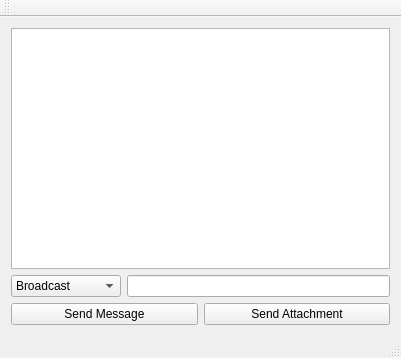
<ui version="4.0">
 <author/>
 <comment/>
 <exportmacro/>
 <class>Server</class>
 <widget name="Server" class="QMainWindow">
  <property name="geometry">
   <rect>
    <x>0</x>
    <y>0</y>
    <width>401</width>
    <height>358</height>
   </rect>
  </property>
  <property name="windowTitle">
   <string>QTCPServer</string>
  </property>
  <property name="styleSheet">
   <string notr="true"/>
  </property>
  <widget class="QWidget" name="centralWidget">
   <layout class="QGridLayout" name="gridLayout">
    <item row="0" column="0">
     <widget class="QTextBrowser" name="textBrowser_receivedMessages">
      <property name="styleSheet">
       <string notr="true"/>
      </property>
     </widget>
    </item>
    <item row="1" column="0">
     <layout class="QGridLayout" name="gridLayout_2">
      <item row="1" column="0">
       <widget class="QPushButton" name="pushButton_sendMessage">
        <property name="minimumSize">
         <size>
          <width>0</width>
          <height>0</height>
         </size>
        </property>
        <property name="styleSheet">
         <string notr="true"/>
        </property>
        <property name="text">
         <string>Send Message</string>
        </property>
       </widget>
      </item>
      <item row="1" column="1">
       <widget class="QPushButton" name="pushButton_sendAttachment">
        <property name="styleSheet">
         <string notr="true"/>
        </property>
        <property name="text">
         <string>Send Attachment</string>
        </property>
        <property name="flat">
         <bool>false</bool>
        </property>
       </widget>
      </item>
      <item row="0" column="0" colspan="2">
       <layout class="QHBoxLayout" name="horizontalLayout">
        <item>
         <widget class="QComboBox" name="comboBox_receiver">
          <property name="minimumSize">
           <size>
            <width>110</width>
            <height>0</height>
           </size>
          </property>
          <item>
           <property name="text">
            <string>Broadcast</string>
           </property>
          </item>
         </widget>
        </item>
        <item>
         <widget class="QLineEdit" name="lineEdit_message">
          <property name="minimumSize">
           <size>
            <width>150</width>
            <height>0</height>
           </size>
          </property>
          <property name="styleSheet">
           <string notr="true"/>
          </property>
         </widget>
        </item>
       </layout>
      </item>
     </layout>
    </item>
   </layout>
  </widget>
  <widget class="QToolBar" name="mainToolBar">
   <attribute name="toolBarArea">
    <enum>TopToolBarArea</enum>
   </attribute>
   <attribute name="toolBarBreak">
    <bool>false</bool>
   </attribute>
  </widget>
  <widget class="QStatusBar" name="statusBar"/>
  <widget class="QMenuBar" name="menuBar">
   <property name="geometry">
    <rect>
     <x>0</x>
     <y>0</y>
     <width>401</width>
     <height>22</height>
    </rect>
   </property>
  </widget>
 </widget>
 <layoutdefault spacing="6" margin="11"/>
 <resources/>
 <connections/>
</ui>
